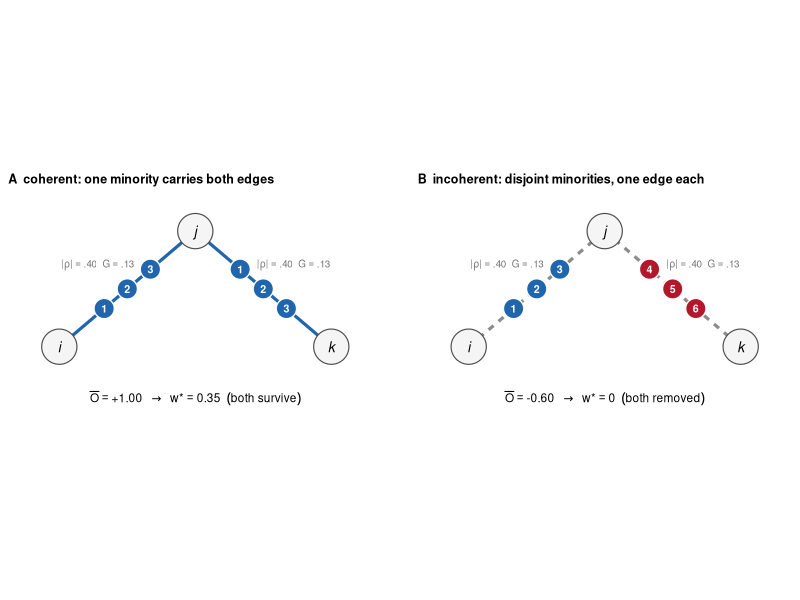
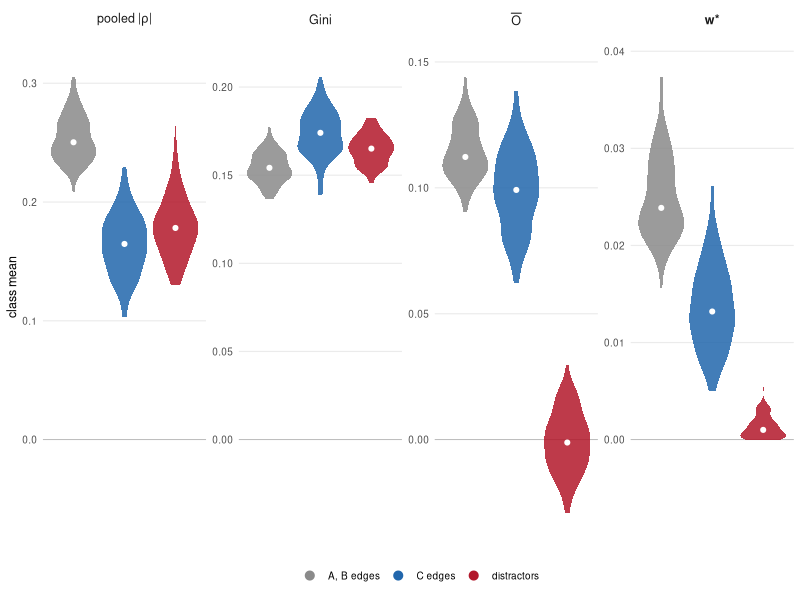
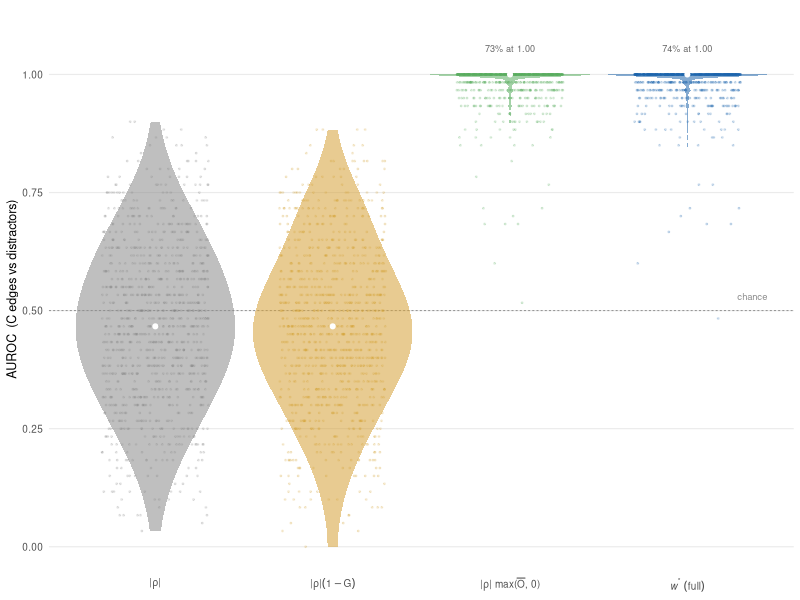
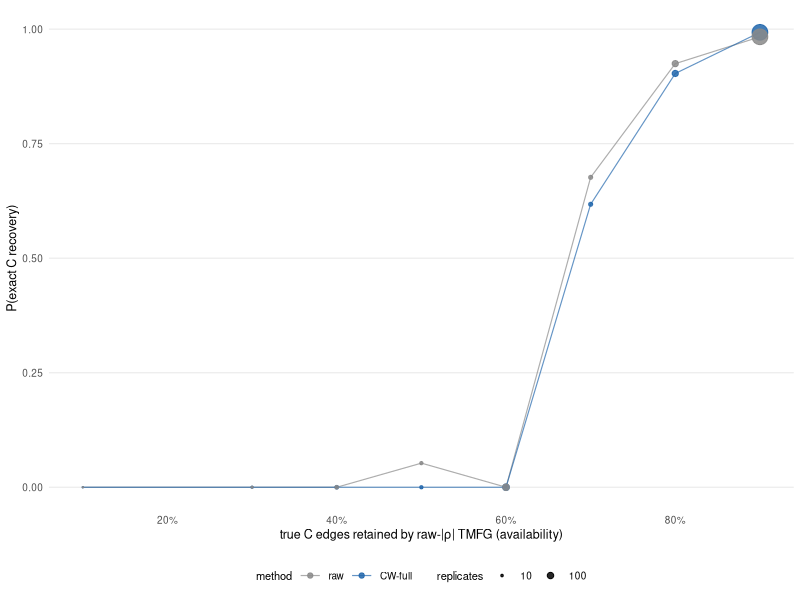

These figures' R source, in order:
#!/usr/bin/env Rscript
# =============================================================================
# scripts/make_figs_sim1.R — Figures 1–5 for the CW short methods paper
# Inputs : simulation/out/sim1_primary.csv, sim1_primary_edges.csv,
#          toy/out/toy_S_table.csv, toy/out/toy_edge_stats.csv
# Outputs: paper/figs/fig{1..5}[ab]?.pdf  (final journal size, single column)
# Run    : /Library/Frameworks/R.framework/Resources/bin/Rscript scripts/make_figs_sim1.R
# All figures rendered at final size; no post-hoc scaling. No /tmp paths.
# =============================================================================
suppressPackageStartupMessages({ library(ggplot2); library(scales) })

root <- normalizePath(file.path(dirname(sub("--file=", "",
        grep("--file=", commandArgs(FALSE), value = TRUE)[1] %||% "scripts/x")), ".."))
`%||%` <- function(a, b) if (length(a) == 0 || is.na(a)) b else a
setwd(root)
dir.create("paper/figs", recursive = TRUE, showWarnings = FALSE)

prim  <- read.csv("simulation/out/sim1_primary.csv")
edges <- read.csv("simulation/out/sim1_primary_edges.csv")
wS <- read.csv("toy/out/wedge_S_table.csv")     # from toy/toy_wedge.R
wE <- read.csv("toy/out/wedge_edge_stats.csv")

col_C <- "#2166ac"; col_D <- "#b2182b"; col_gray <- "#8a8a8a"
base_theme <- theme_minimal(base_size = 9) +
  theme(panel.grid.minor = element_blank(),
        panel.grid.major.x = element_blank(),
        strip.text = element_text(size = 9, face = "bold"),
        legend.position = "bottom",
        legend.title = element_blank(),
        plot.title = element_blank())

# ---- Fig 1 — minimal wedge toy as a GRAPH (nodes + edges + carrier beads) ---
# Layout encodes the message: the wedge i--j--k drawn as a network; the
# respondents who carry each edge sit ON the edge as numbered beads.
# A: both edges carry the SAME beads (1,2,3) -> coherent -> survive (solid).
# B: disjoint beads (1,2,3 vs 4,5,6) -> incoherent -> removed (dashed).
eA <- wE[wE$scenario == "A_coherent", ][1, ]
eB <- wE[wE$scenario == "B_incoherent", ][1, ]
scenA <- "A  coherent: one minority carries both edges"
scenB <- "B  incoherent: disjoint minorities, one edge each"
nodes <- data.frame(scen = rep(c(scenA, scenB), each = 3),
                    x = rep(c(0, 1, 2), 2), y = rep(c(0, 0.85, 0), 2),
                    lab = rep(c("i", "j", "k"), 2))
seg <- data.frame(scen = rep(c(scenA, scenB), each = 2),
                  x1 = rep(c(0, 1), 2), y1 = rep(c(0, 0.85), 2),
                  x2 = rep(c(1, 2), 2), y2 = rep(c(0.85, 0), 2),
                  surv = c(TRUE, TRUE, FALSE, FALSE))
bead_t <- c(0.33, 0.50, 0.67)
mk_beads <- function(scen, x1, y1, x2, y2, ids, grp) data.frame(
  scen = scen, x = x1 + bead_t * (x2 - x1), y = y1 + bead_t * (y2 - y1),
  id = ids, grp = grp)
beads <- rbind(
  mk_beads(scenA, 0, 0, 1, 0.85, 1:3, "M"),
  mk_beads(scenA, 1, 0.85, 2, 0, 1:3, "M"),
  mk_beads(scenB, 0, 0, 1, 0.85, 1:3, "M1"),
  mk_beads(scenB, 1, 0.85, 2, 0, 4:6, "M2"))
# identical pooled stats on every edge (plotmath; Unicode breaks in cairo_pdf)
rho_lab <- data.frame(scen = rep(c(scenA, scenB), each = 2),
                      x = rep(c(0.28, 1.72), 2), y = rep(0.60, 4),
                      lab = "'|'*rho*'|'=='.40'~~G=='.13'")
verdict <- data.frame(
  scen = c(scenA, scenB),
  lab = c(sprintf("bar(O)=='%+.2f'~~''%%->%%''~~'w*'=='%.2f'~~(both~survive)",
                  eA$o_bar, eA$w_star),
          sprintf("bar(O)=='%+.2f'~~''%%->%%''~~'w*'==0~~(both~removed)",
                  eB$o_bar)))
bead_cols <- c(M = col_C, M1 = col_C, M2 = col_D)
f1 <- ggplot() +
  geom_segment(data = seg, aes(x = x1, y = y1, xend = x2, yend = y2,
                               linetype = surv, color = surv),
               linewidth = 1.1) +
  scale_linetype_manual(values = c(`TRUE` = "solid", `FALSE` = "22"),
                        guide = "none") +
  scale_color_manual(values = c(`TRUE` = col_C, `FALSE` = "grey55"),
                     guide = "none") +
  geom_point(data = beads, aes(x, y, fill = grp), shape = 21, size = 6.4,
             color = "white", stroke = 0.7, show.legend = FALSE) +
  scale_fill_manual(values = bead_cols) +
  geom_text(data = beads, aes(x, y, label = id), size = 2.7, color = "white",
            fontface = "bold") +
  geom_point(data = nodes, aes(x, y), shape = 21, size = 11.5,
             fill = "grey96", color = "grey30", stroke = 0.6) +
  geom_text(data = nodes, aes(x, y, label = lab), size = 3.6,
            fontface = "italic") +
  geom_text(data = rho_lab, aes(x, y, label = lab), size = 2.5,
            color = "grey45", parse = TRUE) +
  geom_text(data = verdict, aes(x = 1, y = -0.38, label = lab), size = 3.0,
            parse = TRUE) +
  facet_wrap(~scen, ncol = 2) +
  coord_fixed(xlim = c(-0.25, 2.25), ylim = c(-0.52, 1.05), clip = "off") +
  theme_void(base_size = 9) +
  theme(strip.text = element_text(size = 9, face = "bold", hjust = 0,
                                  margin = margin(0, 0, 6, 0)),
        panel.spacing.x = unit(0.9, "cm"),
        plot.margin = margin(4, 6, 4, 6))
ggsave("paper/figs/fig1_wedge.pdf", f1, width = 6.4, height = 2.5,
       device = cairo_pdf)

# ---- Fig 2 — mechanism: matched |rho|, unseparated Gini, separated Obar -----
# ALL structural edge classes shown (PI request 2026-08-26): within-A/B
# background edges included alongside C and distractors. Class means are
# computed from the archived per-edge audit file (all 36 structural edges x
# 100 replicates); the C/D values agree with the 1,000-replicate summary.
blk    <- function(x) (x - 1) %/% 5
dp_key <- paste(c(1, 2, 3, 4, 5, 6), c(6, 7, 8, 9, 10, 11))
ek     <- paste(edges$i, edges$j)
edges$class <- ifelse(ek %in% dp_key, "distractors",
               ifelse(blk(edges$i) == blk(edges$j) & blk(edges$i) == 2,
                      "C edges",
               ifelse(blk(edges$i) == blk(edges$j), "A, B edges", "other")))
me  <- edges[edges$class != "other", ]
agg2 <- aggregate(cbind(rho = abs(me$rho), gini = me$gini, o_bar = me$o_bar,
                        wstar = me$cw),
                  by = list(seed = me$seed, class = me$class), FUN = mean)
mech <- rbind(
  data.frame(stat = "pooled~'|'*rho*'|'", class = agg2$class, v = agg2$rho),
  data.frame(stat = "Gini",               class = agg2$class, v = agg2$gini),
  data.frame(stat = "bar(O)",             class = agg2$class, v = agg2$o_bar),
  data.frame(stat = "'w*'",               class = agg2$class, v = agg2$wstar))
mech$stat  <- factor(mech$stat, levels = c("pooled~'|'*rho*'|'", "Gini",
                                           "bar(O)", "'w*'"))
mech$class <- factor(mech$class, levels = c("A, B edges", "C edges", "distractors"))
# align the y = 0 baseline across facets: every panel's limits are set so
# zero sits at the same relative height (ratio r fixed by the panel with the
# largest negative extent, i.e. bar(O))
# NO significance brackets (PI decision 2026-08-26): hypothesis tests on
# simulation replicates test the compute budget, not the DGP — class
# differences are deterministic design properties; separability is already
# reported as AUROC in the text (Rule 1, ablation).
ymax_s <- tapply(mech$v, mech$stat, max)
ymin_s <- tapply(mech$v, mech$stat, min)
r0 <- max(pmax(0, -ymin_s) / ymax_s)
blank2 <- data.frame(
  stat  = factor(rep(names(ymax_s), 2), levels = levels(mech$stat)),
  class = mech$class[1],
  v     = c(-1.08 * r0 * ymax_s, 1.06 * ymax_s))
f2 <- ggplot(mech, aes(class, v, fill = class)) +
  geom_blank(data = blank2) +
  geom_hline(yintercept = 0, linewidth = 0.25, color = "grey70") +
  geom_violin(color = NA, alpha = 0.85, width = 0.9, scale = "width",
              key_glyph = "point") +
  stat_summary(fun = median, geom = "point", size = 1.4, color = "white",
               show.legend = FALSE) +
  facet_wrap(~stat, scales = "free_y", labeller = label_parsed, nrow = 1) +
  scale_fill_manual(values = c("A, B edges" = col_gray,
                               "C edges" = col_C, "distractors" = col_D)) +
  guides(fill = guide_legend(override.aes = list(
    shape = 21, size = 3.4, colour = "white", stroke = 0.6, alpha = 1))) +
  scale_y_continuous(breaks = function(l) {          # no negative tick labels
    b <- scales::extended_breaks()(l); b[b >= -1e-9] }) +
  labs(x = NULL, y = "class mean") +
  base_theme + theme(axis.text.x = element_blank())
ggsave("paper/figs/fig2_mechanism.pdf", f2, width = 6.5, height = 2.2,
       device = cairo_pdf)

# ---- end-to-end honest null: paired ARI diff + exact-C CI (TEXT ONLY) -------
# Figure removed (PI decision 2026-08-26): the null result is fully carried
# by the prose numbers in §3.4; the paired bootstrap below reproduces them.
w <- reshape(prim[prim$method %in% c("raw", "cw"),
                  c("seed", "method", "ari", "exactC")],
             idvar = "seed", timevar = "method", direction = "wide")
set.seed(20260825); B <- 10000; n <- nrow(w)
bs <- replicate(B, { i <- sample.int(n, n, TRUE)
  c(mean(w$ari.cw[i] - w$ari.raw[i]), mean(w$exactC.cw[i]) - mean(w$exactC.raw[i])) })
ci_ari <- quantile(bs[1, ], c(.025, .975)); ci_exc <- quantile(bs[2, ], c(.025, .975))
cat(sprintf("end-to-end (text numbers): ARI raw %.3f cw %.3f, paired diff %+.4f [%+.4f, %+.4f]\n",
            mean(w$ari.raw), mean(w$ari.cw),
            mean(w$ari.cw - w$ari.raw), ci_ari[1], ci_ari[2]))
cat(sprintf("  exactC raw %.3f cw %.3f, paired diff %+.4f [%+.4f, %+.4f]\n",
            mean(w$exactC.raw), mean(w$exactC.cw),
            mean(w$exactC.cw) - mean(w$exactC.raw), ci_exc[1], ci_exc[2]))

# ---- Fig 4 — ablation: AUROC by method --------------------------------------
ab <- prim[prim$method %in% c("raw", "gini", "over", "cw"), ]
# x labels = the exact ablation formulas of paper §3.3 (PI 2026-08-26:
# "overlap-only" did not connect to the body notation) — parsed plotmath
ab$method <- factor(ab$method, levels = c("raw", "gini", "over", "cw"))
lab_ab <- c(raw  = "'|'*rho*'|'",
            gini = "'|'*rho*'|'*(1 - G)",
            over = "'|'*rho*'|'~'max('*bar(O)*', 0)'",
            cw   = "italic(w)^'*'~(full)")
oracle_mu <- mean(prim$auroc[prim$method == "oracle"], na.rm = TRUE)
# format matched to the mechanism figure (PI 2026-08-26): same violin
# aesthetics + white median dot; numeric means live in the prose, not here.
# The two right violins degenerate to a ceiling sliver (73%/74% of
# replicates at AUROC = 1.00 exactly) — annotate the point mass so the
# collapsed shape is not misread as a rendering artefact
ceil_ab <- aggregate(auroc ~ method, ab, function(x) mean(x == 1))
ceil_ab <- ceil_ab[ceil_ab$auroc > .5, ]
ceil_ab$lab <- sprintf("%.0f%% at 1.00", 100 * ceil_ab$auroc)
f4 <- ggplot(ab, aes(method, auroc, fill = method)) +
  geom_hline(yintercept = 0.5, linetype = "22", linewidth = 0.3, color = "grey55") +
  geom_violin(color = NA, alpha = 0.55, width = 0.9, scale = "width",
              bounds = c(0, 1), adjust = 1.6) +
  geom_jitter(aes(color = method), width = 0.30, height = 0,
              size = 0.35, alpha = 0.18, show.legend = FALSE) +
  scale_color_manual(values = c(col_gray, "#d6a137", "#5aae61", col_C)) +
  stat_summary(fun = median, geom = "point", size = 1.4, color = "white") +
  annotate("text", x = 4.45, y = 0.53, hjust = 1, label = "chance",
           size = 2.4, color = "grey55") +
  geom_text(data = ceil_ab, aes(method, 1.055, label = lab),
            inherit.aes = FALSE, size = 2.3, color = "grey40") +
  scale_fill_manual(values = c(col_gray, "#d6a137", "#5aae61", col_C)) +
  scale_x_discrete(labels = function(x) parse(text = lab_ab[x])) +
  scale_y_continuous(limits = c(0, 1.09),
                     breaks = c(0, 0.25, 0.5, 0.75, 1)) +
  labs(x = NULL, y = "AUROC  (C edges vs distractors)") +
  base_theme + theme(legend.position = "none")
ggsave("paper/figs/fig4_ablation.pdf", f4, width = 4.6, height = 2.6, device = cairo_pdf)

# ---- Fig 5 — failure map: TMFG availability is the bottleneck ---------------
fm <- prim[prim$method %in% c("raw", "cw"), ]
fm$avail_f <- factor(fm$tmfg_avail)
agg <- aggregate(exactC ~ tmfg_avail + method, fm, mean)
cnt <- aggregate(seed ~ tmfg_avail + method, fm, length); names(cnt)[3] <- "nrep"
agg <- merge(agg, cnt)
agg$method <- factor(agg$method, levels = c("raw", "cw"),
                     labels = c("raw", "CW-full"))
f5 <- ggplot(agg, aes(tmfg_avail, exactC, color = method)) +
  geom_line(linewidth = 0.4, alpha = 0.7) +
  geom_point(aes(size = nrep), alpha = 0.85) +
  scale_size_area(max_size = 5, breaks = c(10, 100, 800), name = "replicates") +
  scale_color_manual(values = c("raw" = col_gray, "CW-full" = col_C)) +
  scale_x_continuous(labels = percent_format(accuracy = 1),
                     breaks = seq(0.2, 1, 0.2)) +
  scale_y_continuous(limits = c(0, 1)) +
  labs(x = expression("true C edges retained by raw-"*"|"*rho*"|"*" TMFG (availability)"),
       y = "P(exact C recovery)") +
  base_theme + theme(legend.title = element_text(size = 8))
ggsave("paper/figs/fig5_failuremap.pdf", f5, width = 4.6, height = 2.8,
       device = cairo_pdf)

# ---- console summary ---------------------------------------------------------
# NOTE: K5 is non-planar, so a planar TMFG can retain at most 9 of the 10
# within-C edges — max availability is structurally 0.9, never 1.0.
cat("P(exactC | avail == 0.9 [structural max, K5 non-planar]):\n")
print(aggregate(exactC ~ method, fm[fm$tmfg_avail >= 0.899, ], mean))
cat("P(exactC | avail < 0.9):\n")
print(aggregate(exactC ~ method, fm[fm$tmfg_avail < 0.899, ], mean))
cat("oracle mean AUROC:", round(oracle_mu, 3), "\n")
cat("figs written to paper/figs/\n")
sessionInfo()$R.version$version.string
